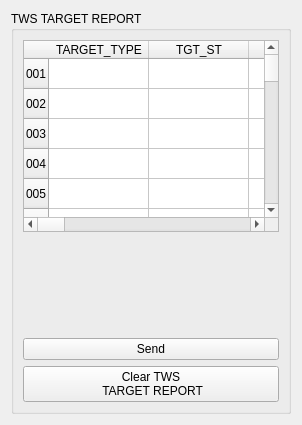
       <widget class="QWidget" name="tab_2">
        <attribute name="title">
         <string>TWS Target Rep</string>
        </attribute>
        <layout class="QGridLayout" name="gridLayout_16">
         <item row="0" column="0">
          <widget class="QGroupBox" name="gbStateRep_3">
           <property name="title">
            <string>TWS TARGET REPORT</string>
           </property>
           <layout class="QVBoxLayout" name="verticalLayout">
            <item>
             <widget class="QTableWidget" name="tblTwsTarRep">
              <row>
               <property name="text">
                <string>001</string>
               </property>
              </row>
              <row>
               <property name="text">
                <string>002</string>
               </property>
              </row>
              <row>
               <property name="text">
                <string>003</string>
               </property>
              </row>
              <row>
               <property name="text">
                <string>004</string>
               </property>
              </row>
              <row>
               <property name="text">
                <string>005</string>
               </property>
              </row>
              <row>
               <property name="text">
                <string>006</string>
               </property>
              </row>
              <row>
               <property name="text">
                <string>007</string>
               </property>
              </row>
              <row>
               <property name="text">
                <string>008</string>
               </property>
              </row>
              <row>
               <property name="text">
                <string>009</string>
               </property>
              </row>
              <row>
               <property name="text">
                <string>010</string>
               </property>
              </row>
              <row>
               <property name="text">
                <string>011</string>
               </property>
              </row>
              <row>
               <property name="text">
                <string>012</string>
               </property>
              </row>
              <row>
               <property name="text">
                <string>013</string>
               </property>
              </row>
              <row>
               <property name="text">
                <string>014</string>
               </property>
              </row>
              <row>
               <property name="text">
                <string>015</string>
               </property>
              </row>
              <row>
               <property name="text">
                <string>016</string>
               </property>
              </row>
              <row>
               <property name="text">
                <string>017</string>
               </property>
              </row>
              <row>
               <property name="text">
                <string>018</string>
               </property>
              </row>
              <row>
               <property name="text">
                <string>019</string>
               </property>
              </row>
              <row>
               <property name="text">
                <string>020</string>
               </property>
              </row>
              <row>
               <property name="text">
                <string>021</string>
               </property>
              </row>
              <row>
               <property name="text">
                <string>022</string>
               </property>
              </row>
              <row>
               <property name="text">
                <string>023</string>
               </property>
              </row>
              <row>
               <property name="text">
                <string>024</string>
               </property>
              </row>
              <row>
               <property name="text">
                <string>025</string>
               </property>
              </row>
              <row>
               <property name="text">
                <string>026</string>
               </property>
              </row>
              <row>
               <property name="text">
                <string>027</string>
               </property>
              </row>
              <row>
               <property name="text">
                <string>028</string>
               </property>
              </row>
              <row>
               <property name="text">
                <string>029</string>
               </property>
              </row>
              <row>
               <property name="text">
                <string>030</string>
               </property>
              </row>
              <row>
               <property name="text">
                <string>031</string>
               </property>
              </row>
              <row>
               <property name="text">
                <string>032</string>
               </property>
              </row>
              <row>
               <property name="text">
                <string>033</string>
               </property>
              </row>
              <row>
               <property name="text">
                <string>034</string>
               </property>
              </row>
              <row>
               <property name="text">
                <string>035</string>
               </property>
              </row>
              <row>
               <property name="text">
                <string>036</string>
               </property>
              </row>
              <row>
               <property name="text">
                <string>037</string>
               </property>
              </row>
              <row>
               <property name="text">
                <string>038</string>
               </property>
              </row>
              <row>
               <property name="text">
                <string>039</string>
               </property>
              </row>
              <row>
               <property name="text">
                <string>040</string>
               </property>
              </row>
              <row>
               <property name="text">
                <string>041</string>
               </property>
              </row>
              <row>
               <property name="text">
                <string>042</string>
               </property>
              </row>
              <row>
               <property name="text">
                <string>043</string>
               </property>
              </row>
              <row>
               <property name="text">
                <string>044</string>
               </property>
              </row>
              <row>
               <property name="text">
                <string>045</string>
               </property>
              </row>
              <row>
               <property name="text">
                <string>046</string>
               </property>
              </row>
              <row>
               <property name="text">
                <string>047</string>
               </property>
              </row>
              <row>
               <property name="text">
                <string>048</string>
               </property>
              </row>
              <row>
               <property name="text">
                <string>049</string>
               </property>
              </row>
              <row>
               <property name="text">
                <string>050</string>
               </property>
              </row>
              <row>
               <property name="text">
                <string>051</string>
               </property>
              </row>
              <row>
               <property name="text">
                <string>052</string>
               </property>
              </row>
              <row>
               <property name="text">
                <string>053</string>
               </property>
              </row>
              <row>
               <property name="text">
                <string>054</string>
               </property>
              </row>
              <row>
               <property name="text">
                <string>055</string>
               </property>
              </row>
              <row>
               <property name="text">
                <string>056</string>
               </property>
              </row>
              <row>
               <property name="text">
                <string>057</string>
               </property>
              </row>
              <row>
               <property name="text">
                <string>058</string>
               </property>
              </row>
              <row>
               <property name="text">
                <string>059</string>
               </property>
              </row>
              <row>
               <property name="text">
                <string>060</string>
               </property>
              </row>
              <row>
               <property name="text">
                <string>061</string>
               </property>
              </row>
              <row>
               <property name="text">
                <string>062</string>
               </property>
              </row>
              <row>
               <property name="text">
                <string>063</string>
               </property>
              </row>
              <row>
               <property name="text">
                <string>064</string>
               </property>
              </row>
              <row>
               <property name="text">
                <string>065</string>
               </property>
              </row>
              <row>
               <property name="text">
                <string>066</string>
               </property>
              </row>
              <row>
               <property name="text">
                <string>067</string>
               </property>
              </row>
              <row>
               <property name="text">
                <string>068</string>
               </property>
              </row>
              <row>
               <property name="text">
                <string>069</string>
               </property>
              </row>
              <row>
               <property name="text">
                <string>070</string>
               </property>
              </row>
              <row>
               <property name="text">
                <string>071</string>
               </property>
              </row>
              <row>
               <property name="text">
                <string>072</string>
               </property>
              </row>
              <row>
               <property name="text">
                <string>073</string>
               </property>
              </row>
              <row>
               <property name="text">
                <string>074</string>
               </property>
              </row>
              <row>
               <property name="text">
                <string>075</string>
               </property>
              </row>
              <row>
               <property name="text">
                <string>076</string>
               </property>
              </row>
              <row>
               <property name="text">
                <string>077</string>
               </property>
              </row>
              <row>
               <property name="text">
                <string>078</string>
               </property>
              </row>
              <row>
               <property name="text">
                <string>079</string>
               </property>
              </row>
              <row>
               <property name="text">
                <string>080</string>
               </property>
              </row>
              <row>
               <property name="text">
                <string>081</string>
               </property>
              </row>
              <row>
               <property name="text">
                <string>082</string>
               </property>
              </row>
              <row>
               <property name="text">
                <string>083</string>
               </property>
              </row>
              <row>
               <property name="text">
                <string>084</string>
               </property>
              </row>
              <row>
               <property name="text">
                <string>085</string>
               </property>
              </row>
              <row>
               <property name="text">
                <string>086</string>
               </property>
              </row>
              <row>
               <property name="text">
                <string>087</string>
               </property>
              </row>
              <row>
               <property name="text">
                <string>088</string>
               </property>
              </row>
              <row>
               <property name="text">
                <string>089</string>
               </property>
              </row>
              <row>
               <property name="text">
                <string>090</string>
               </property>
              </row>
              <row>
               <property name="text">
                <string>091</string>
               </property>
              </row>
              <row>
               <property name="text">
                <string>092</string>
               </property>
              </row>
              <row>
               <property name="text">
                <string>093</string>
               </property>
              </row>
              <row>
               <property name="text">
                <string>094</string>
               </property>
              </row>
              <row>
               <property name="text">
                <string>095</string>
               </property>
              </row>
              <row>
               <property name="text">
                <string>096</string>
               </property>
              </row>
              <row>
               <property name="text">
                <string>097</string>
               </property>
              </row>
              <row>
               <property name="text">
                <string>098</string>
               </property>
              </row>
              <row>
               <property name="text">
                <string>099</string>
               </property>
              </row>
              <row>
               <property name="text">
                <string>100</string>
               </property>
              </row>
              <row>
               <property name="text">
                <string>101</string>
               </property>
              </row>
              <row>
               <property name="text">
                <string>102</string>
               </property>
              </row>
              <row>
               <property name="text">
                <string>103</string>
               </property>
              </row>
              <row>
               <property name="text">
                <string>104</string>
               </property>
              </row>
              <row>
               <property name="text">
                <string>105</string>
               </property>
              </row>
              <row>
               <property name="text">
                <string>106</string>
               </property>
              </row>
              <row>
               <property name="text">
                <string>107</string>
               </property>
              </row>
              <row>
               <property name="text">
                <string>108</string>
               </property>
              </row>
              <row>
               <property name="text">
                <string>109</string>
               </property>
              </row>
              <row>
               <property name="text">
                <string>110</string>
               </property>
              </row>
              <row>
               <property name="text">
                <string>111</string>
               </property>
              </row>
              <row>
               <property name="text">
                <string>112</string>
               </property>
              </row>
              <row>
               <property name="text">
                <string>113</string>
               </property>
              </row>
              <row>
               <property name="text">
                <string>114</string>
               </property>
              </row>
              <row>
               <property name="text">
                <string>115</string>
               </property>
              </row>
              <row>
               <property name="text">
                <string>116</string>
               </property>
              </row>
              <row>
               <property name="text">
                <string>117</string>
               </property>
              </row>
              <row>
               <property name="text">
                <string>118</string>
               </property>
              </row>
              <row>
               <property name="text">
                <string>119</string>
               </property>
              </row>
              <row>
               <property name="text">
                <string>120</string>
               </property>
              </row>
              <column>
               <property name="text">
                <string>TARGET_TYPE</string>
               </property>
              </column>
              <column>
               <property name="text">
                <string>TGT_ST</string>
               </property>
              </column>
              <column>
               <property name="text">
                <string>TGT_ID_INT</string>
               </property>
              </column>
              <column>
               <property name="text">
                <string>TGT_ID_EXT</string>
               </property>
              </column>
              <column>
               <property name="text">
                <string>X</string>
               </property>
              </column>
              <column>
               <property name="text">
                <string>Y</string>
               </property>
              </column>
              <column>
               <property name="text">
                <string>Z</string>
               </property>
              </column>
              <column>
               <property name="text">
                <string>TAR_UTM_X</string>
               </property>
              </column>
              <column>
               <property name="text">
                <string>TAR_UTM_Y</string>
               </property>
              </column>
              <column>
               <property name="text">
                <string>TAR_UTM_Z</string>
               </property>
              </column>
              <column>
               <property name="text">
                <string>TAR_UTM_Zone</string>
               </property>
              </column>
              <column>
               <property name="text">
                <string>Altitude</string>
               </property>
              </column>
              <column>
               <property name="text">
                <string>SIG_Altitude</string>
               </property>
              </column>
              <column>
               <property name="text">
                <string>VelX</string>
               </property>
              </column>
              <column>
               <property name="text">
                <string>VelY</string>
               </property>
              </column>
              <column>
               <property name="text">
                <string>VelZ</string>
               </property>
              </column>
              <column>
               <property name="text">
                <string>TGT_EXTRAP_TIME</string>
               </property>
              </column>
              <column>
               <property name="text">
                <string>LAST_UPDATE_TIME</string>
               </property>
              </column>
              <column>
               <property name="text">
                <string>Range</string>
               </property>
              </column>
              <column>
               <property name="text">
                <string>Sig_Range</string>
               </property>
              </column>
              <column>
               <property name="text">
                <string>Azimuth</string>
               </property>
              </column>
              <column>
               <property name="text">
                <string>Sig_Azm</string>
               </property>
              </column>
              <column>
               <property name="text">
                <string>Elevatn</string>
               </property>
              </column>
              <column>
               <property name="text">
                <string>Sig_Elevatn</string>
               </property>
              </column>
              <column>
               <property name="text">
                <string>Vel</string>
               </property>
              </column>
              <column>
               <property name="text">
                <string>SIG_Vel</string>
               </property>
              </column>
              <column>
               <property name="text">
                <string>VLOS</string>
               </property>
              </column>
              <column>
               <property name="text">
                <string>Sig_Vel_LOS</string>
               </property>
              </column>
              <column>
               <property name="text">
                <string>VXLOS</string>
               </property>
              </column>
              <column>
               <property name="text">
                <string>Sig_Vel_XLOS</string>
               </property>
              </column>
              <column>
               <property name="text">
                <string>SNR</string>
               </property>
              </column>
              <column>
               <property name="text">
                <string>Av_RCS</string>
               </property>
              </column>
              <column>
               <property name="text">
                <string>SD_to_EXT</string>
               </property>
              </column>
              <item row="0" column="0">
               <property name="text">
                <string/>
               </property>
              </item>
             </widget>
            </item>
            <item>
             <spacer name="verticalSpacer_8">
              <property name="orientation">
               <enum>Qt::Orientation::Vertical</enum>
              </property>
              <property name="sizeType">
               <enum>QSizePolicy::Policy::Minimum</enum>
              </property>
              <property name="sizeHint" stdset="0">
               <size>
                <width>20</width>
                <height>100</height>
               </size>
              </property>
             </spacer>
            </item>
            <item>
             <widget class="QPushButton" name="pbTWStarRepSend">
              <property name="text">
               <string>Send</string>
              </property>
             </widget>
            </item>
            <item>
             <widget class="QPushButton" name="pbClearTWSTgtRep">
              <property name="text">
               <string>Clear TWS  
 TARGET REPORT</string>
              </property>
             </widget>
            </item>
           </layout>
          </widget>
         </item>
        </layout>
       </widget>
